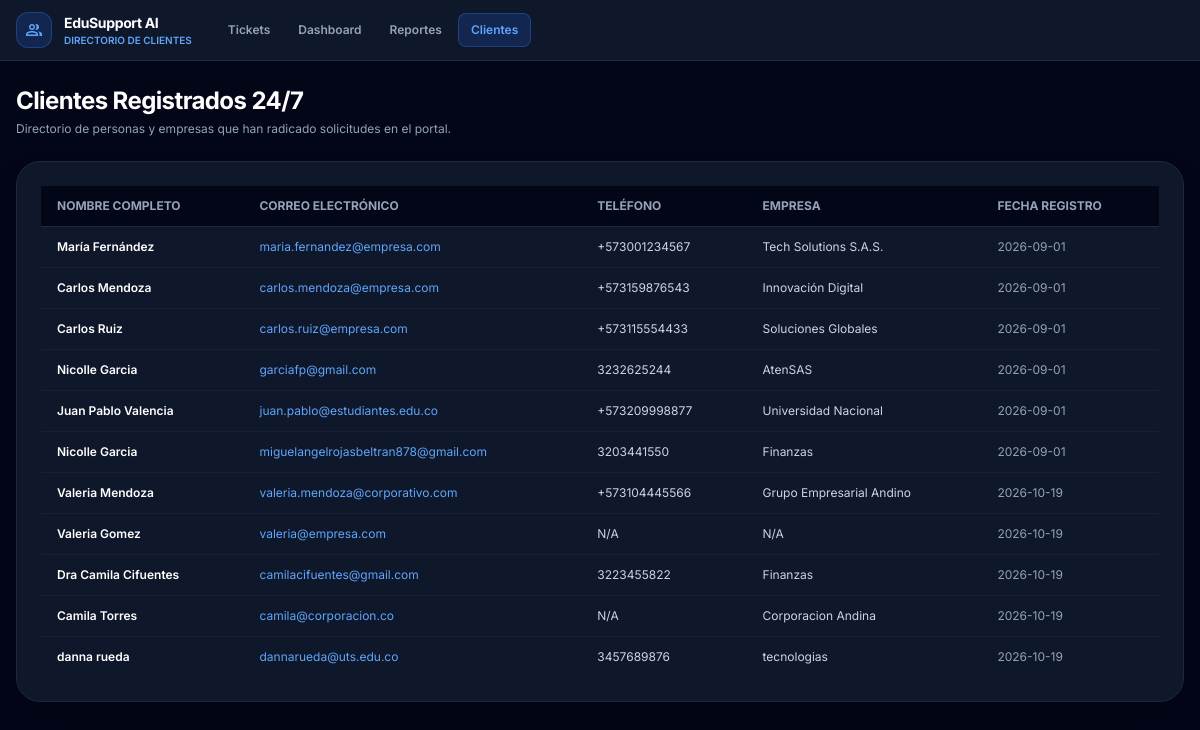
Page /admin/clientes on the committed database.
### app/models.py (models this page shows)
class Cliente(Base):
    __tablename__ = "tbl_cliente"
    id_cliente = Column(Integer, primary_key=True, index=True, autoincrement=True)
    nombre_completo = Column(String(150), nullable=False)
    correo_electronico = Column(String(100), nullable=False, index=True)
    telefono = Column(String(20), nullable=True)
    empresa_organizacion = Column(String(150), nullable=True)
    acepta_tratamiento_datos = Column(Boolean, default=False)
    fecha_autorizacion_datos = Column(DateTime, nullable=True)
    fecha_registro = Column(DateTime, default=datetime.utcnow)
    tickets = relationship("Ticket", back_populates="cliente")

### app/main.py (the view)
@app.get("/admin/clientes", response_class=HTMLResponse)
def page_clientes(request: Request, db: Session = Depends(get_db)):
    clientes = db.query(models.Cliente).all()
    return templates.TemplateResponse(request=request, name="clientes.html", context={
        "clientes": clientes
    })

### app/templates/clientes.html (shortened to what this page needs)
<!DOCTYPE html>
<html lang="es" class="h-full bg-slate-950 text-slate-100">
<head>
    <script src="https://cdn.tailwindcss.com?plugins=forms,container-queries"></script>
</head>
<body class="min-h-full flex flex-col justify-between">
    <header class="border-b border-slate-800 bg-slate-900 sticky top-0 z-50">
        <div class="max-w-7xl mx-auto px-4 py-3 flex items-center justify-between">
            <div class="flex items-center gap-6">
                <a href="/admin/dashboard" class="flex items-center gap-3">
                    <div class="w-9 h-9 bg-blue-600/20 text-blue-400 rounded-xl flex items-center justify-center border border-blue-500/30">
                        <span class="material-symbols-outlined text-xl">group</span>
                    </div>
                    <div>
                        <h1 class="font-bold text-white text-sm tracking-tight">EduSupport AI</h1>
                        <p class="text-[10px] text-blue-400 font-semibold uppercase">Directorio de Clientes</p>
                    </div>
                </a>
                <nav class="hidden md:flex items-center gap-1 text-xs font-semibold">
                    <a href="/agente/tickets" class="px-3 py-2 rounded-lg text-slate-400 hover:text-white transition">Tickets</a>
                    <a href="/admin/dashboard" class="px-3 py-2 rounded-lg text-slate-400 hover:text-white transition">Dashboard</a>
                    <a href="/admin/reportes" class="px-3 py-2 rounded-lg text-slate-400 hover:text-white transition">Reportes</a>
                    <a href="/admin/clientes" class="px-3 py-2 rounded-lg bg-blue-600/20 text-blue-400 border border-blue-500/30">Clientes</a>
                </nav>
            </div>
        </div>
    </header>
    <main class="max-w-7xl mx-auto w-full px-4 py-6 flex-1 space-y-6">
        <div>
            <h2 class="text-2xl font-bold text-white tracking-tight">Clientes Registrados 24/7</h2>
            <p class="text-xs text-slate-400 mt-1">Directorio de personas y empresas que han radicado solicitudes en el portal.</p>
        </div>
        <div class="bg-slate-900 border border-slate-800 rounded-3xl overflow-hidden shadow-2xl p-6">
            <table class="w-full text-left text-xs">
                <thead class="bg-slate-950 border-b border-slate-800 text-slate-400 font-bold uppercase">
                    <tr>
                        <th class="px-4 py-3">Nombre Completo</th>
                        <th class="px-4 py-3">Correo Electrónico</th>
                        <th class="px-4 py-3">Teléfono</th>
                        <th class="px-4 py-3">Empresa</th>
                        <th class="px-4 py-3">Fecha Registro</th>
                    </tr>
                </thead>
                <tbody class="divide-y divide-slate-800/60">
                    {% for c in clientes %}
                    <tr class="hover:bg-slate-800/40">
                        <td class="px-4 py-3 text-white font-semibold">{{ c.nombre_completo }}</td>
                        <td class="px-4 py-3 text-blue-400">{{ c.correo_electronico }}</td>
                        <td class="px-4 py-3 text-slate-300">{{ c.telefono or 'N/A' }}</td>
                        <td class="px-4 py-3 text-slate-300">{{ c.empresa_organizacion or 'N/A' }}</td>
                        <td class="px-4 py-3 text-slate-400">{{ c.fecha_registro.strftime('%Y-%m-%d') }}</td>
                    </tr>
                    {% endfor %}
                </tbody>
            </table>
        </div>
    </main>
</body>
</html>

### app/templates/clientes.html (style rules this page uses)
body { font-family: 'Inter', sans-serif; }

### rows in the picture
Cliente: nombre_completo "María Fernández", correo_electronico "maria.fernandez@empresa.com", telefono "+573001234567", empresa_organizacion "Tech Solutions S.A.S.", fecha_registro "2026-09-01"
Cliente: nombre_completo "Carlos Mendoza", correo_electronico "carlos.mendoza@empresa.com", telefono "+573159876543", empresa_organizacion "Innovación Digital", fecha_registro "2026-09-01"
Cliente: nombre_completo "Carlos Ruiz", correo_electronico "carlos.ruiz@empresa.com", telefono "+573115554433", empresa_organizacion "Soluciones Globales", fecha_registro "2026-09-01"
Cliente: nombre_completo "Nicolle Garcia", correo_electronico "garciafp@gmail.com", telefono "3232625244", empresa_organizacion "AtenSAS", fecha_registro "2026-09-01"
Cliente: nombre_completo "Juan Pablo Valencia", correo_electronico "juan.pablo@estudiantes.edu.co", telefono "+573209998877", empresa_organizacion "Universidad Nacional", fecha_registro "2026-09-01"
Cliente: nombre_completo "Nicolle Garcia", correo_electronico "miguelangelrojasbeltran878@gmail.com", telefono "3203441550", empresa_organizacion "Finanzas", fecha_registro "2026-09-01"
Cliente: nombre_completo "Valeria Mendoza", correo_electronico "valeria.mendoza@corporativo.com", telefono "+573104445566", empresa_organizacion "Grupo Empresarial Andino", fecha_registro "2026-10-19"
Cliente: nombre_completo "Valeria Gomez", correo_electronico "valeria@empresa.com", telefono "N/A", empresa_organizacion "N/A", fecha_registro "2026-10-19"
Cliente: nombre_completo "Dra Camila Cifuentes", correo_electronico "camilacifuentes@gmail.com", telefono "3223455822", empresa_organizacion "Finanzas", fecha_registro "2026-10-19"
Cliente: nombre_completo "Camila Torres", correo_electronico "camila@corporacion.co", telefono "N/A", empresa_organizacion "Corporacion Andina", fecha_registro "2026-10-19"
Cliente: nombre_completo "danna rueda", correo_electronico "dannarueda@uts.edu.co", telefono "3457689876", empresa_organizacion "tecnologias", fecha_registro "2026-10-19"
